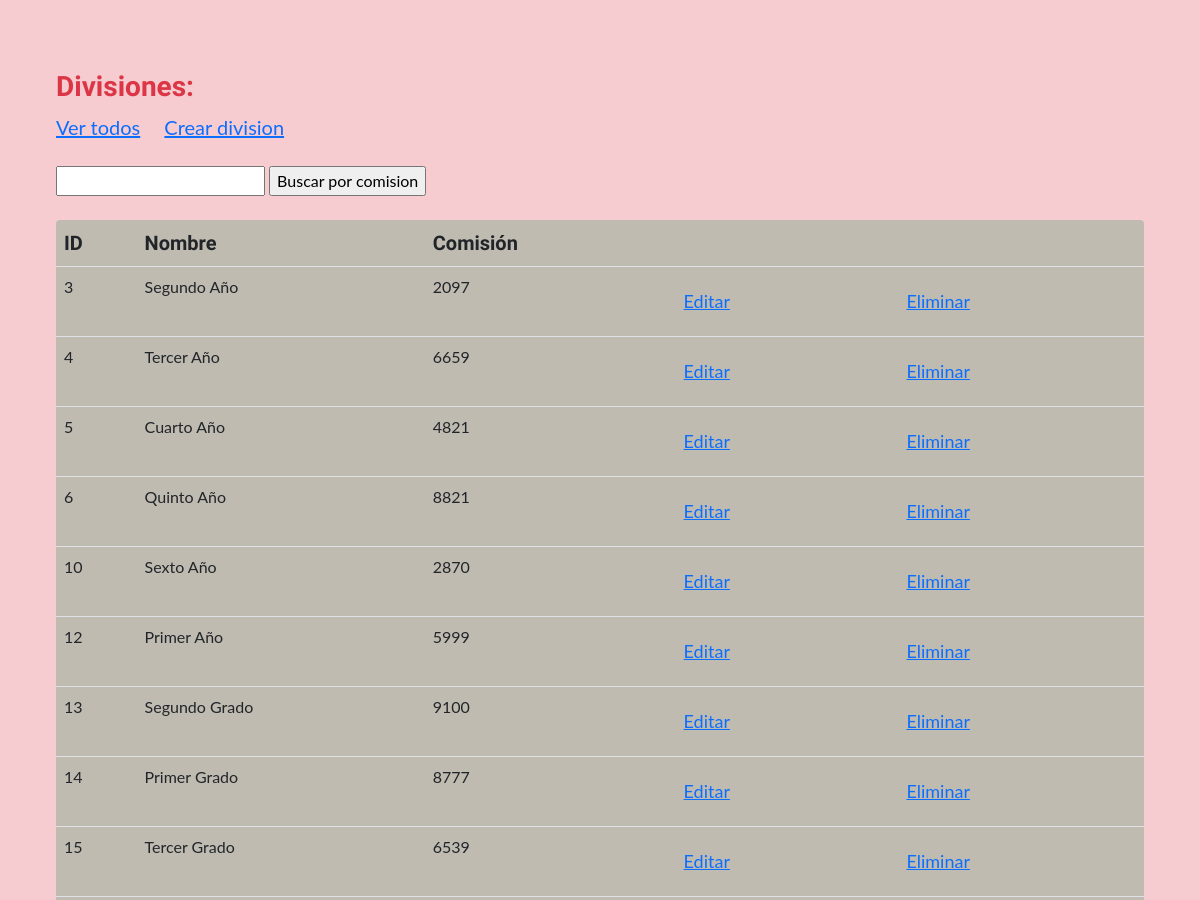
/estudios/cursos/ (middle part), run on an earlier commit of the app's database.
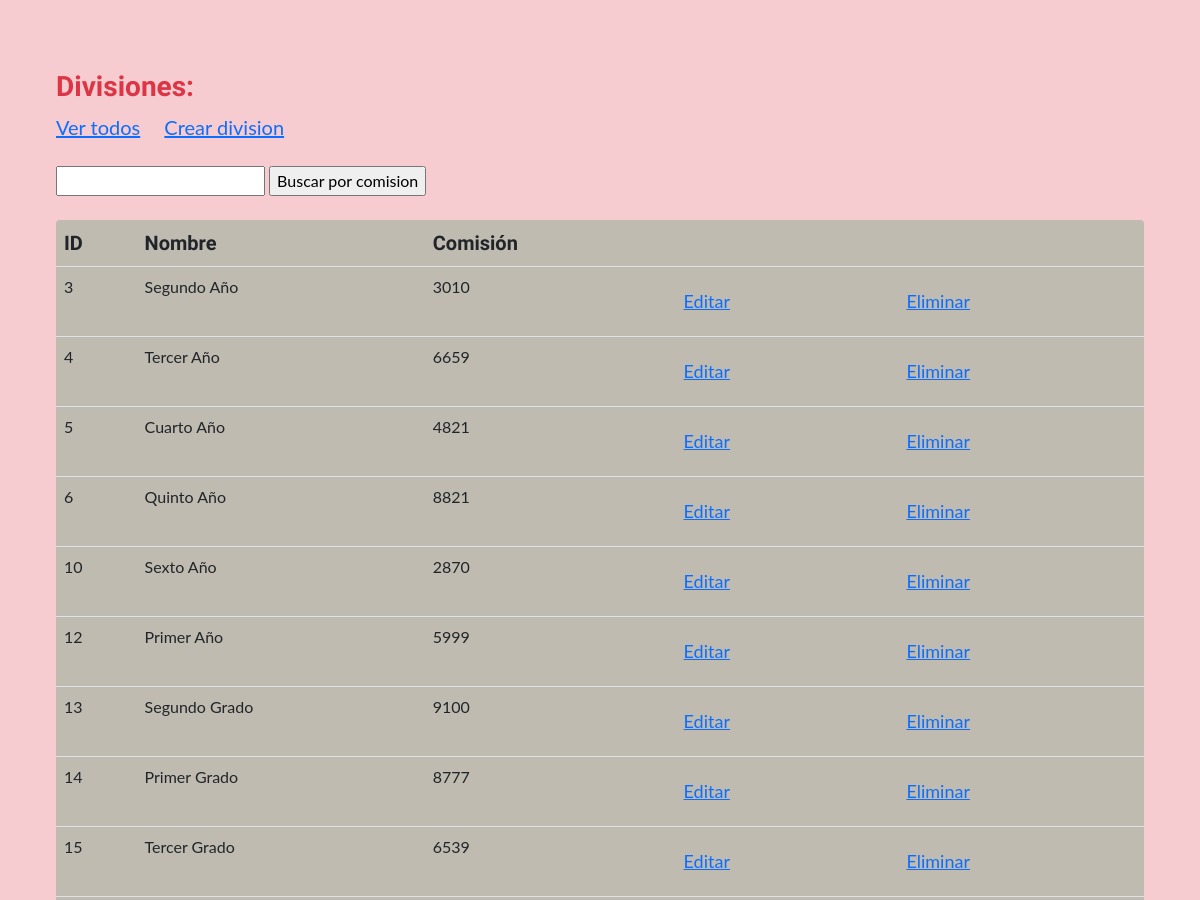
And on a later commit of the database.
### control_estudios/models.py (models this page shows, shortened)
class Curso(models.Model):
    nombre = models.CharField(max_length=64)
    comision = models.IntegerField()
    creador = models.ForeignKey(User, on_delete=models.SET_NULL, null=True)

### control_estudios/views.py (the view)
# urls.py: path("cursos/", listar_cursos, name="lista_cursos"),
def listar_cursos(request):
    contexto = {
        "cursos": Curso.objects.all(),
    }
    http_response = render(
        request=request,
        template_name='control_estudios/lista_cursos.html',
        context=contexto,
    )
    return http_response

### control_estudios/templates/control_estudios/lista_cursos.html (shortened to what this page needs)
{% extends "base.html" %}
{% block contenido %}
<br><br>
<br><br><br>
<h3 class="text-danger" style="font-family: 'Borel';">Divisiones:</h3>
<a href="{% url 'lista_cursos' %}" style="margin-right: 20px; font-size: 20px">Ver todos</a>
<a href="{% url 'crear_curso' %}" style=" font-size: 20px">Crear division</a>
<br><br>
<form action="{% url 'buscar_cursos' %}" method="post">
  <input type="text" name="busqueda">
  <input type="submit" value="Buscar por comision">
</form>
<br>
<table class="table bg-success p-2 text-dark bg-opacity-25 rounded">
  <tbody>
    <tr>
      <th style="font-family: 'Borel'; font-size: 20px;">ID</th>
      <th style="font-family: 'Borel'; font-size: 20px;">Nombre</th>
      <th style="font-family: 'Borel'; font-size: 20px;">Comisión</th>
      <th></th>
      <th></th>
    </tr>
    {% for curso in cursos %}
    <tr>
      <td>{{ curso.id }}</td>
      <td>{{ curso.nombre }}</td>
      <td>{{ curso.comision }}</td>
      <td>
        <a class="btn btn-link" href="{% url 'editar_curso' curso.id %}" style="font-size: 18px;">Editar</a>
      </td>
      <td>
        <form action="{% url 'eliminar_curso' curso.id %}" method="post">
          <input type="submit" class="btn btn-link" value="Eliminar" style="font-size: 18px;"/>
        </form>
      </td>
    </tr>
    {% endfor %}
  </tbody>
</table>
{% endblock contenido %}

### templates_base/base.html (shortened to what this page needs)
{% load static %}
<!DOCTYPE html>
<html lang="en">
    <head>
        <link href="https://cdn.jsdelivr.net/npm/bootstrap-icons@1.5.0/font/bootstrap-icons.css" rel="stylesheet" type="text/css" />
        <link href="{% static 'css/styles.css' %}" rel="stylesheet" />
    </head>
    <body>
        <div class="bg-danger p-2 text-dark bg-opacity-25">
        <section style="padding:4rem 3rem;">
            {% block contenido %}
            {% endblock contenido %}
        </section>
        </div>
    </body>
</html>

What changed in the data, as far as the page shows it:
changed Curso "Segundo Año": comision "2097" → "3010"
